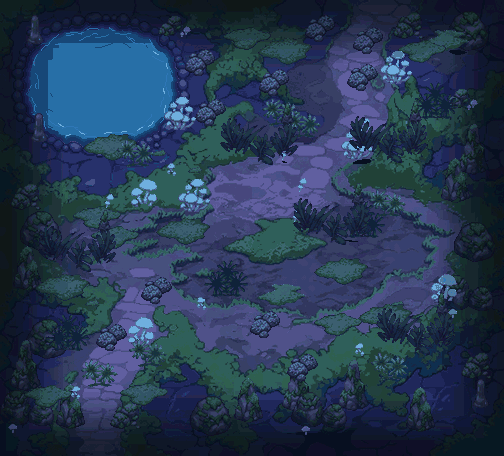

Rendered tile map (Tiled .tmx) drawn with the repository's tilesets; below, a short description and the full map source, tile grids included:
An orthogonal 21x19 tile map with 24x24 px tiles, 1 tile layer (grotte_moussue).

<map version="1.10" tiledversion="1.10.2" orientation="orthogonal" renderorder="right-down" width="21" height="19" tilewidth="24" tileheight="24" infinite="0" nextlayerid="2" nextobjectid="1">
 <properties>
  <property name="zone" value="grotte_moussue" />
  <property name="frames" type="int" value="12" />
  <property name="frame_ms" type="int" value="110" />
  <property name="tuiles_animees" type="int" value="111" />
 </properties>
 <tileset firstgid="1" source="grotte_moussue_tuiles.tsx" />
 <layer id="1" name="grotte_moussue" width="21" height="19">
  <data encoding="csv">
1,2,3,4,5,6,7,8,9,10,11,12,13,14,15,16,17,18,19,20,21,
22,656,657,658,659,660,661,46,47,48,49,50,51,52,53,54,55,56,57,58,59,
60,662,663,69,69,69,664,665,78,79,80,81,82,83,84,85,666,667,91,92,93,
94,668,669,69,69,69,670,671,111,112,113,114,115,116,117,118,119,672,673,124,125,
126,674,675,69,69,69,676,677,678,679,680,681,682,683,684,685,166,686,687,688,179,
180,689,690,691,692,693,694,205,206,695,696,697,698,699,700,701,702,703,240,241,242,
243,244,245,246,704,705,706,707,260,261,262,708,267,268,269,270,271,272,273,274,275,
276,277,278,279,280,709,710,711,712,295,296,297,713,301,714,715,716,312,313,314,315,
316,317,318,319,717,324,325,326,327,328,329,330,718,719,720,721,722,351,352,353,354,
355,723,724,725,726,368,369,370,371,372,373,374,375,376,727,728,729,385,386,387,388,
389,730,731,732,733,402,403,404,405,734,409,410,411,412,735,415,416,417,418,419,420,
421,422,423,424,425,426,427,428,736,737,738,438,439,440,441,442,443,444,739,740,451,
452,453,454,455,456,457,458,459,741,462,463,464,465,466,467,742,743,474,744,479,480,
481,745,746,747,491,748,749,498,499,500,501,502,503,504,505,750,751,752,753,518,519,
520,521,522,754,527,755,756,536,537,538,539,540,541,542,757,758,759,552,553,554,555,
556,557,558,760,761,567,568,569,570,571,572,573,574,575,576,762,763,764,586,587,588,
589,590,765,766,597,598,599,600,601,602,603,604,605,606,607,608,609,610,611,612,613,
614,615,616,617,618,619,620,621,622,623,624,625,626,627,628,629,630,631,632,633,634,
635,636,637,638,639,640,641,642,643,644,645,646,647,648,649,650,651,652,653,654,655
</data>
 </layer>
</map>
